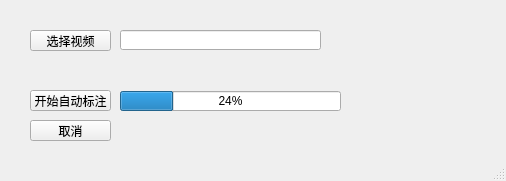
<?xml version="1.0" encoding="UTF-8"?>
<ui version="4.0">
 <class>ui_automark</class>
 <widget class="QMainWindow" name="ui_automark">
  <property name="geometry">
   <rect>
    <x>0</x>
    <y>0</y>
    <width>506</width>
    <height>181</height>
   </rect>
  </property>
  <property name="windowTitle">
   <string>自动标注</string>
  </property>
  <widget class="QWidget" name="centralwidget">
   <widget class="QPushButton" name="pushButton">
    <property name="geometry">
     <rect>
      <x>30</x>
      <y>30</y>
      <width>81</width>
      <height>21</height>
     </rect>
    </property>
    <property name="text">
     <string>选择视频</string>
    </property>
   </widget>
   <widget class="QLineEdit" name="lineEdit">
    <property name="geometry">
     <rect>
      <x>120</x>
      <y>30</y>
      <width>201</width>
      <height>20</height>
     </rect>
    </property>
   </widget>
   <widget class="QPushButton" name="pushButton_2">
    <property name="geometry">
     <rect>
      <x>30</x>
      <y>90</y>
      <width>81</width>
      <height>21</height>
     </rect>
    </property>
    <property name="text">
     <string>开始自动标注</string>
    </property>
   </widget>
   <widget class="QPushButton" name="pushButton_3">
    <property name="geometry">
     <rect>
      <x>30</x>
      <y>120</y>
      <width>81</width>
      <height>21</height>
     </rect>
    </property>
    <property name="text">
     <string>取消</string>
    </property>
   </widget>
   <widget class="QProgressBar" name="progressBar">
    <property name="geometry">
     <rect>
      <x>120</x>
      <y>91</y>
      <width>221</width>
      <height>20</height>
     </rect>
    </property>
    <property name="value">
     <number>24</number>
    </property>
   </widget>
  </widget>
  <widget class="QStatusBar" name="statusbar"/>
 </widget>
 <resources/>
 <connections/>
</ui>
